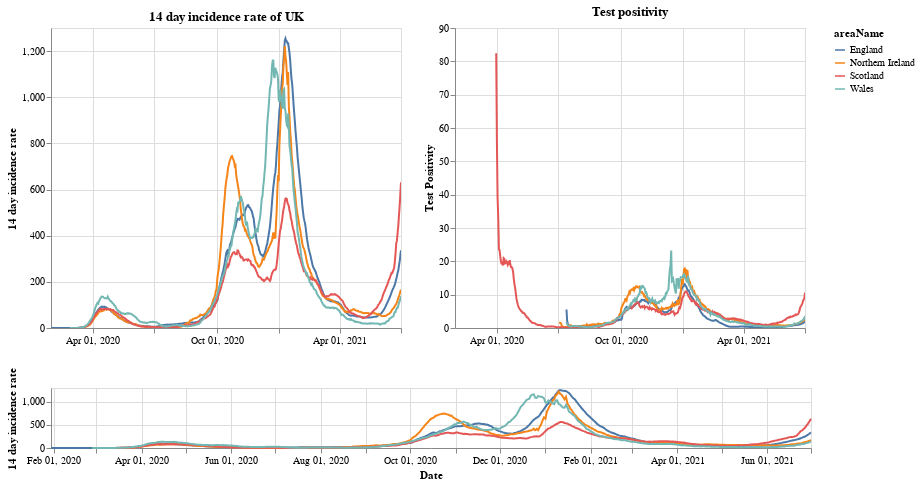

Here is the notebook cell this chart was saved with:
### Markdown cell above
# Plots

First a plot with each country in the UK. The top right shows the positivity rate for (which is the percentage of registered tests which were positive) while the top left is the 14 day incidence rate. The bottom chart can be used to select the timeframe (does not work on a mobile device).

### Code cell
#collapse
brush = alt.selection(type='interval', name='DateBrush',encodings=['x'],fields=['Time'])
leg_selection = alt.selection_multi(fields=['areaName'], bind='legend')

base = alt.Chart(uk_cases).mark_line().encode(
    x=alt.X("yearmonthdate(date):T", axis=alt.Axis(title='Date')),
    y=alt.Y("twoWeeklyCasesRate:Q", axis=alt.Axis(title='14 day incidence rate')),
    tooltip=['areaName', 'date','twoWeeklyCasesRate', 'testPositivity'],
    color='areaName',
    opacity=alt.condition(leg_selection, alt.value(2), alt.value(0.1))
).add_selection(leg_selection).properties(width=350)

upper = base.encode(alt.X('yearmonthdate(date):T', axis=alt.Axis(title=''),
                         scale=alt.Scale(domain=brush))
                   ).properties(title=f'14 day incidence rate of UK')
upper_right = upper.encode(alt.Y('testPositivity:Q', axis=alt.Axis(title='Test Positivity'))).properties(title='Test positivity')
lower = base.properties(height=60, width = 760).add_selection(brush)

(upper | upper_right) & lower

### Figure 1 — Vega-Lite specification as saved in the notebook (floating-point values rounded to 4 significant figures; data arrays with more than 128 entries replaced by an {"elided": "..."} marker saying what was removed)
{"config": {"view": {"continuousWidth": 400, "continuousHeight": 300}}, "vconcat": [{"hconcat": [{"mark": "line", "encoding": {"color": {"type": "nominal", "field": "areaName"}, "opacity": {"condition": {"value": 2, "selection": "selector001"}, "value": 0.1}, "tooltip": [{"type": "nominal", "field": "areaName"}, {"type": "temporal", "field": "date"}, {"type": "quantitative", "field": "twoWeeklyCasesRate"}, {"type": "quantitative", "field": "testPositivity"}], "x": {"type": "temporal", "axis": {"title": ""}, "field": "date", "scale": {"domain": {"selection": "DateBrush"}}, "timeUnit": "yearmonthdate"}, "y": {"type": "quantitative", "axis": {"title": "14 day incidence rate"}, "field": "twoWeeklyCasesRate"}}, "selection": {"selector001": {"type": "multi", "fields": ["areaName"], "bind": "legend"}}, "title": "14 day incidence rate of UK", "width": 350}, {"mark": "line", "encoding": {"color": {"type": "nominal", "field": "areaName"}, "opacity": {"condition": {"value": 2, "selection": "selector001"}, "value": 0.1}, "tooltip": [{"type": "nominal", "field": "areaName"}, {"type": "temporal", "field": "date"}, {"type": "quantitative", "field": "twoWeeklyCasesRate"}, {"type": "quantitative", "field": "testPositivity"}], "x": {"type": "temporal", "axis": {"title": ""}, "field": "date", "scale": {"domain": {"selection": "DateBrush"}}, "timeUnit": "yearmonthdate"}, "y": {"type": "quantitative", "axis": {"title": "Test Positivity"}, "field": "testPositivity"}}, "selection": {"selector001": {"type": "multi", "fields": ["areaName"], "bind": "legend"}}, "title": "Test positivity", "width": 350}]}, {"mark": "line", "encoding": {"color": {"type": "nominal", "field": "areaName"}, "opacity": {"condition": {"value": 2, "selection": "selector001"}, "value": 0.1}, "tooltip": [{"type": "nominal", "field": "areaName"}, {"type": "temporal", "field": "date"}, {"type": "quantitative", "field": "twoWeeklyCasesRate"}, {"type": "quantitative", "field": "testPositivity"}], "x": {"type": "temporal", "axis": {"title": "Date"}, "field": "date", "timeUnit": "yearmonthdate"}, "y": {"type": "quantitative", "axis": {"title": "14 day incidence rate"}, "field": "twoWeeklyCasesRate"}}, "height": 60, "selection": {"selector001": {"type": "multi", "fields": ["areaName"], "bind": "legend"}, "DateBrush": {"type": "interval", "encodings": ["x"], "fields": ["Time"]}}, "width": 760}], "data": {"name": "data-f25e60aad6841c5023bf6c3fb81dee20"}, "$schema": "https://vega.github.io/schema/vega-lite/v4.8.1.json", "datasets": {"data-f25e60aad6841c5023bf6c3fb81dee20": {"elided": "1984 records"}}}
